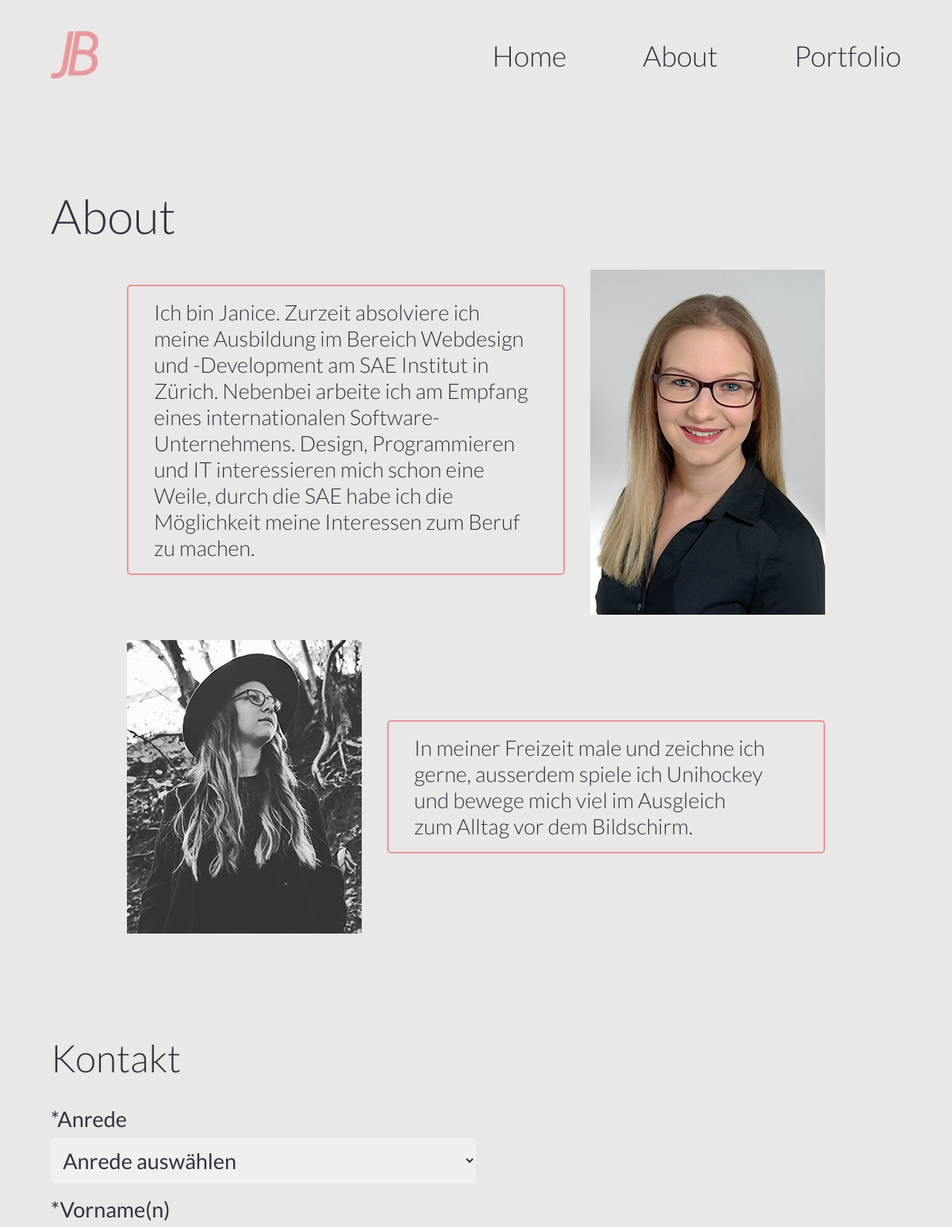
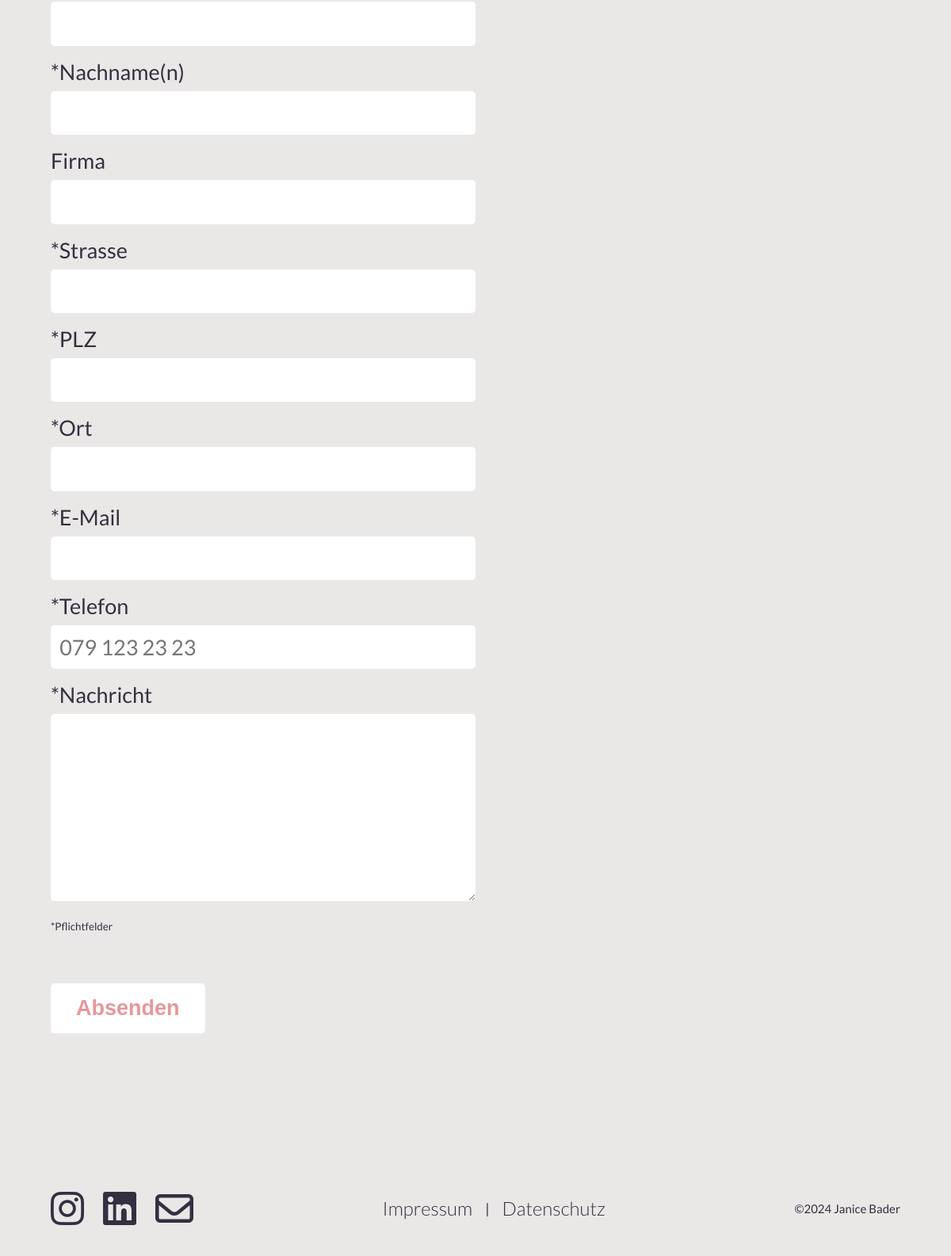
Screenshot of /view/ueber-mich.php with the database file from the repository (2 pictures, top to bottom).
### tables this page shows
CREATE TABLE `about` (
    `ID` int NOT NULL,
    `title` text NOT NULL,
    `intro_1` text NOT NULL,
    `desc_1` text NOT NULL,
    `image_1` longtext NOT NULL,
    `intro_2` text NOT NULL,
    `desc_2` text NOT NULL,
    `image_2` longtext NOT NULL
);

### controller/class/Database.class.php (called while the page is built, shortened)
<?php
class Database {
    private static $instance = null;
    private $db;
    private function __construct() {
        try {
            $this->db = new PDO('mysql:host=' . DBSERVER . ';dbname=' . DBNAME, DBUSER, DBPASSWORD);
            $this->db->setAttribute(PDO::ATTR_ERRMODE, PDO::ERRMODE_EXCEPTION);
        } catch (PDOException $e) {
            die("Datenbankverbindung fehlgeschlagen: " . $e->getMessage());
        }
    }
    public static function getInstance() {
        if (self::$instance === null) {
            self::$instance = new Database();
        }
        return self::$instance;
    }
    public function prepare($query) {
        try {
            return $this->db->prepare($query);
        } catch (PDOException $e) {
            die("Fehler bei der Vorbereitung der Abfrage: " . $e->getMessage());
        }
    }
    public function execute($stmt) {
        try {
            $stmt->execute();
            return $stmt;
        } catch (PDOException $e) {
            die("Fehler beim Ausführen der Abfrage: " . $e->getMessage());
        }
    }
    public function getAboutPageData() {
        $query = 'SELECT title, intro_1, desc_1, image_1, intro_2, desc_2, image_2 FROM about WHERE id = 1';
        $stmt = $this->prepare($query);
        $this->execute($stmt);
        $result = $stmt->fetch(PDO::FETCH_ASSOC);
        return $result ?: [
            'title' => 'About',
            'intro_1' => '',
            'desc_1' => '',
            'image_1' => '',
            'intro_2' => '',
            'desc_2' => '',
            'image_2' => ''
        ];
    }
}
?>

### view/ueber-mich.php (the view, shortened to what this page needs)
<?php
require_once('../controller/class/Database.class.php');
$db = Database::getInstance();
$aboutData = $db->getAboutPageData();
?>
<!DOCTYPE html>
<html lang="de">
<?php
include('../partials/head.php')
?>
<body>
    <header>
        <?php include('../partials/nav.php') ?>
    </header>
    <main class="main-about">
        <section class="about-me">
            <h1><?php echo htmlspecialchars($aboutData['title'] ?? 'About'); ?></h1>
            <div class="introduction-left">
                <p class="introduction now">
                    <?php echo nl2br(htmlspecialchars($aboutData['intro_1'] ?? '')); ?>
                </p>
                <?php if (!empty($aboutData['image_1'])): ?>
                    <img src="../images/about/<?php echo htmlspecialchars($aboutData['image_1']); ?>" alt="<?php echo htmlspecialchars($aboutData['desc_1']); ?>">
                <?php endif; ?>
            </div>
            <div class="introduction-right">
                <p class="introduction me">
                    <?php echo nl2br(htmlspecialchars($aboutData['intro_2'] ?? '')); ?>
                </p>
                <?php if (!empty($aboutData['image_2'])): ?>
                    <img src="../images/about/<?php echo htmlspecialchars($aboutData['image_2']); ?>" alt="<?php echo htmlspecialchars($aboutData['desc_2']); ?>">
                <?php endif; ?>
            </div>
        </section>
        <section class="contact-form">
            <form novalidate>
                <h2>Kontakt</h2>
                <label for="name-title">*Anrede</label>
                <select name="name-title" id="name-title" required>
                    <option value="" selected hidden>Anrede auswählen</option>
                </select>
                <label for="first-name">*Vorname(n)</label>
                <input type="text" id="first-name">
                <label for="last-name">*Nachname(n)</label>
                <input type="text" id="last-name">
                <label for="company">Firma</label>
                <input type="text" id="company">
                <label for="street">*Strasse</label>
                <input type="text" id="street">
                <label for="plz">*PLZ</label>
                <input type="number" id="plz">
                <label for="city">*Ort</label>
                <input type="text" id="city">
                <label for="email">*E-Mail</label>
                <input type="email" id="email">
                <label for="phone">*Telefon</label>
                <input type="tel" id="phone" placeholder="079 123 23 23">
                <label for="message">*Nachricht</label>
                <textarea name="message" id="message" cols="30" rows="10"></textarea>
                <small>*Pflichtfelder</small>
                <button type="submit" class="submit">Absenden</button>
            </form>
        </section>
    </main>
    <?php include('../partials/footer.php') ?>
</body>
</html>

### css/style.css (style rules this page uses)
body { color: var(--darkblue); background: var(--gray); font-family: var(--main-font-family); display: flex; flex-direction: column; justify-content: center; min-height: 100vh; }
main { flex-grow: 2; }
.main-about { margin: 0 2rem; }
.main-about h1 { text-align: center; font-size: var(--mobile-title-size); font-weight: var(--lato-light); margin: 2rem 0; }
.introduction { text-align: start; font-size: var(--body-font-size); font-weight: var(--lato-regular); margin-bottom: 2rem; text-wrap: balance; }
.main-about .me { margin-top: 2rem; }
.about-me img { width: 296px; }
.main-about h2 { text-align: center; font-size: var(--mobile-h1-size); font-weight: var(--lato-light); margin: 2rem 0; }
.contact-form form { display: flex; flex-direction: column; }
form label { margin-bottom: 0.5rem; }
form label, form input { font-size: var(--body-font-size); font-weight: var(--lato-regular); }
form input { padding: 0.7rem; margin-bottom: 0.7rem; border: none; border-radius: 5px; font-family: var(--main-font-family); }
form select { color: var(--darkblue); font-size: var(--body-font-size); font-family: var(--main-font-family); font-weight: var(--lato-regular); border: none; border-radius: 5px; padding: 0.7rem; margin-bottom: 1rem; }
form textarea { padding: 0.5rem; margin-bottom: 1rem; color: var(--darkblue); font-size: var(--body-font-size); font-family: var(--main-font-family); font-weight: var(--lato-regular); border: none; border-radius: 5px; }
form small { padding-top: 0.5rem; font-weight: var(--lato-regular); }
form button { align-self: center; margin: 2rem 0 2rem 0; padding: var(--padding-button); color: var(--rose); background: var(--white); text-decoration: none; font-size: var(--mobile-button-size); font-weight: var(--lato-bold); border: none; border-radius: 5px; cursor: pointer; }

### css/responsive.css (style rules this page uses)
@media (min-width: 768px) { .main-about { margin: 4rem 4rem; } }
@media (min-width: 768px) { .main-about h1 { font-size: calc(var(--mobile-title-size)*1.5); text-align: start; margin: 2rem 0; } }
@media (min-width: 768px) { .introduction { font-size: var(--body-font-size); font-weight: var(--lato-light); border: solid 2px var(--rose); padding: var(--padding-button); border-radius: 5px; } }
@media (min-width: 768px) { .introduction-left { display: flex; gap: 2rem; justify-content: center; align-items: center; margin-bottom: 2rem; } }
@media (min-width: 768px) { .introduction-right { display: flex; gap: 2rem; flex-direction: row-reverse; justify-content: center; align-items: center; margin-bottom: 6rem; } }
@media (min-width: 768px) { .main-about h2 { font-size: calc(var(--mobile-h1-size)*1.5); text-align: start; margin: 2rem 0; } }
@media (min-width: 768px) { .contact-form form { width: 70% } }
@media (min-width: 768px) { form button { align-self: start; font-size: calc(var(--body-font-size)*1.5); margin: 4rem 0; } }
@media (min-width: 1200px) { .introduction { font-size: calc(var(--body-font-size)*1.5); font-weight: var(--lato-light); padding: var(--padding-button); } }
@media (min-width: 1200px) { .introduction-left { padding: 0 6rem; } }
@media (min-width: 1200px) { .introduction-right { padding: 0 6rem; ; } }
@media (min-width: 1200px) { .contact-form form { width: 50%; } }
@media (min-width: 1200px) { form label, form input { font-size: calc(var(--body-font-size)*1.5); } }
@media (min-width: 1200px) { form input { margin-bottom: 1rem; } }
@media (min-width: 1200px) { form select { font-size: calc(var(--body-font-size)*1.5); } }

### css/variables.css (style rules this page uses)
:root { --darkblue: #352F3F; --rose: #E5989B; --gray:#EAE7E7; --white: #ffffff; --black: #000000; --main-font-family: 'Lato', sans-serif; --nav-font-size: 1.5rem; --body-font-size: 18px; --mobile-button-size: 24px; --mobile-title-size: 2.5rem; --mobile-h1-size: 2rem; --mobile-h2-size: 28px; --mobile-h3-size: 18px; --mobile-h4-size: 18px; --mobile-h5-size: 18px; --mobile-h6-size: 18px; --lato-light: 300; --lato-regular: 400; --lato-bold: 600; --padding-button: 1rem 2rem; }

### rows the page displays
about: title "About", intro_1 "Ich bin Janice. Zurzeit absolviere ich meine Ausbildung im Bereich Webdesign und -Development am SAE Institut in Zürich. Nebenbei arbeite ich am Empfang eines internationalen Software-Unternehmens. Design, Programmieren und IT interessieren mich schon eine Weile, durch die SAE habe ich die Möglichkeit meine Interessen zum Beruf zu machen.", image_1 (picture), intro_2 "In meiner Freizeit male und zeichne ich gerne, ausserdem spiele ich Unihockey und bewege mich viel im Ausgleich zum Alltag vor dem Bildschirm.", image_2 (picture)
